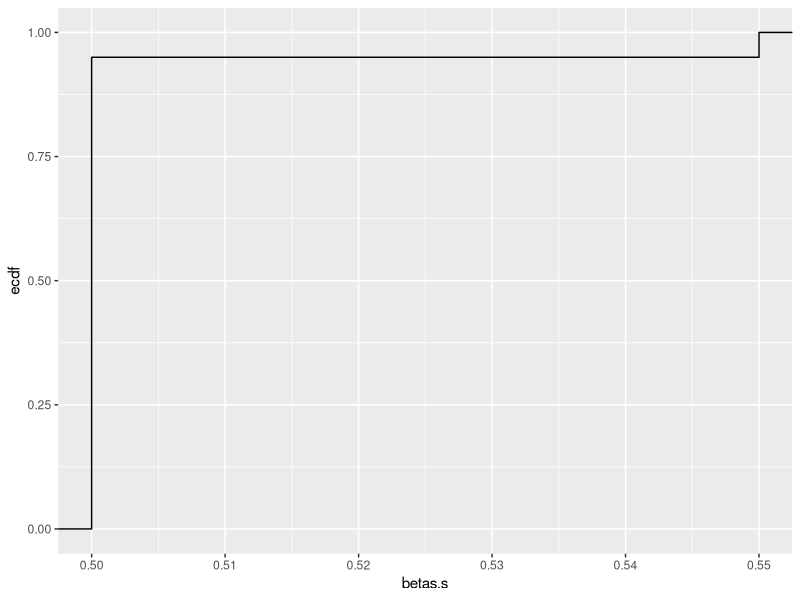
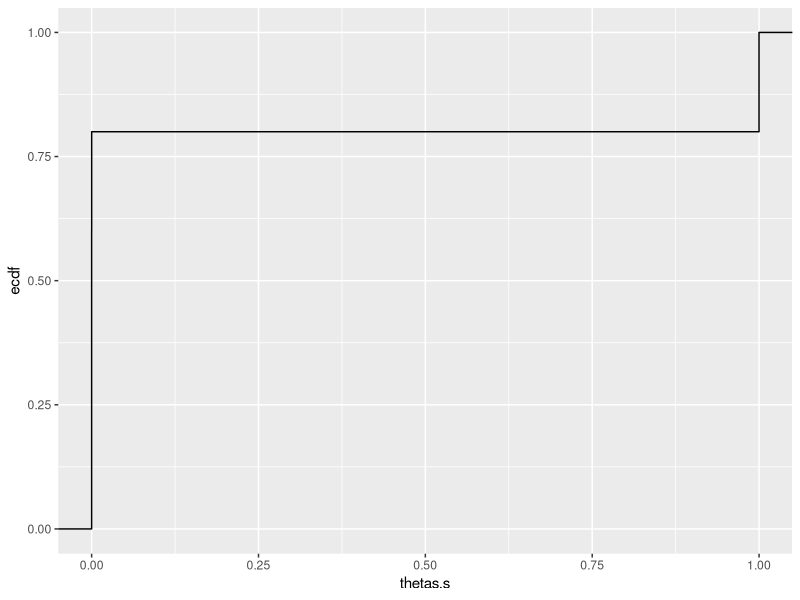
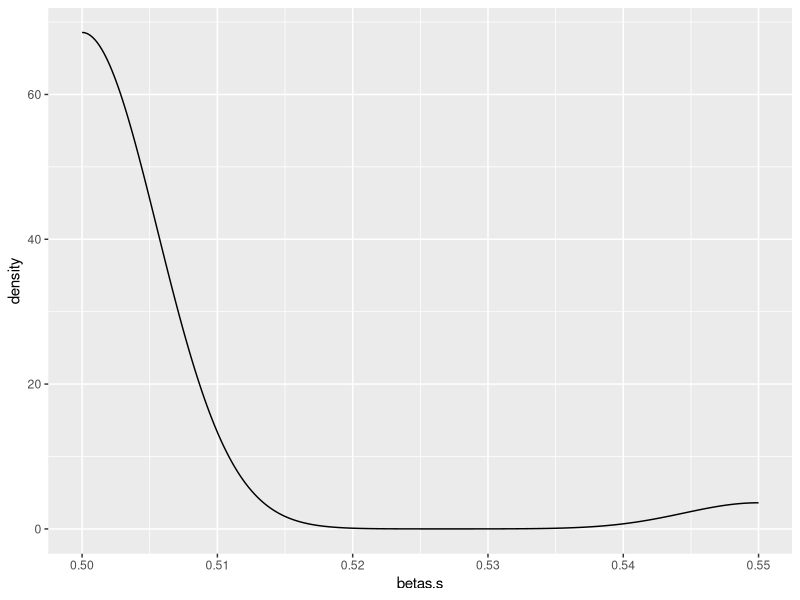
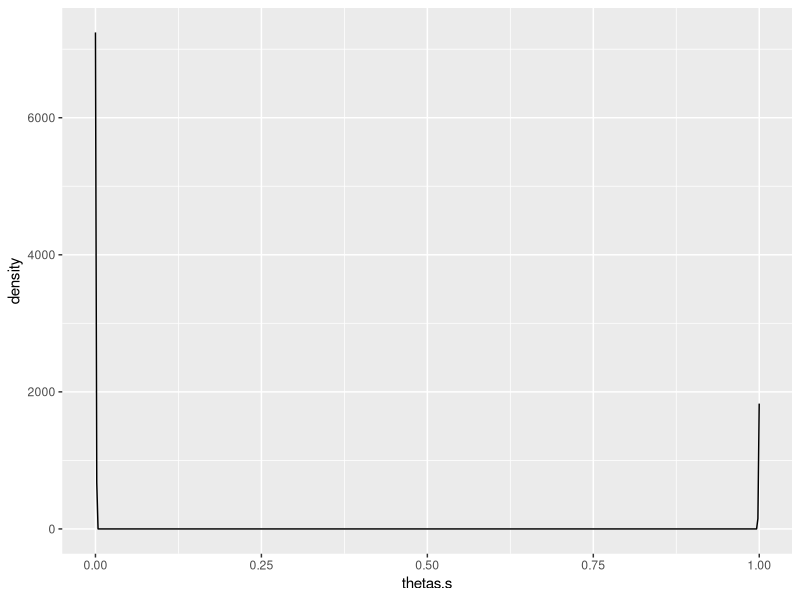

R code for these plots, in order:
library(ggplot2)
set.seed(62)

#DATA SIMULATION
rasch.modelling <- function(persons, items) {
  n.items <- length(items)
  n.persons <- length(persons)
  fsmat <- outer(persons, items, "-")
  psolve <- exp(fsmat)/(1 + exp(fsmat))
  R <- (matrix(runif(n.items*n.persons),n.persons,n.items) < psolve)*1
  R
}

npersons <- 100
nitems <- 20
ndiscrete <- 5 
discrete.space <- c(1,2,3,4,5) 

sampleDist = function(n) { 
  sample(x = discrete.space, n, replace = T, prob = c(0.1, 0.2, 0.3, 0.2, 0.3)) 
} 

persons <- sampleDist(npersons)
items <- rnorm(nitems)
rmdata <- rasch.modelling(persons, items)
Y <- t(rmdata)


#APPROXIMATIONS
thetas.s <- rep(1/ndiscrete, ndiscrete) 
betas.s <- rep(0.5, nitems) 

#UITLS
probability <- function(beta, theta) {
  return(1 / (1 + exp(theta - beta)))
}

log.likelihood <- function(x) { # equation 16
  P <- outer(x, discrete.space, probability)
  bet <- rep(0, nitems) 
  for (j in (1:nitems)) {
    bet.k <- rep(0, ndiscrete) 
    for (k in (1:ndiscrete)) {
      bet.k <- r[j,k]*log(P)[j,k] + (n[k] - r[j,k])*log(1 - P)[j,k]
    }
    bet[j] <- sum(bet.k)
  }
  res <- sum(bet)
  return(res)
}
eps <- 10^-6

#P -- matrix w/ probabilities JxK (nitems x ndisrete)
#Y -- response matrix JxN  (nitems x npersons)
#pi_s -- vector of length K (ndiscrete)
#r_s -- matrix JxK (nitems x ndisrete)

old.likelihood <- 1
new.likelihood <- 0
iter_count <- 0
# E STEP  
while (abs(old.likelihood - new.likelihood) > eps) {
  iter_count <- iter_count + 1
  P <- outer(betas.s, discrete.space, probability)
  # сворачиваем по j
  prod_j <- exp(colSums(log(P)[, rep(1:ndiscrete, npersons)] * Y[, rep(1:npersons, each = ndiscrete)] + log(1 - P)[, rep(1:ndiscrete, npersons)] * (1 - Y)[, rep(1:npersons, each = ndiscrete)]))
  # получили матрицу
  dim(prod_j) <- c(ndiscrete, npersons)
  # домножили на пи
  prod_j_pi <- prod_j * thetas.s
  # свернули по k -- нормировали вдоль столбцов на сумму по столбцам
  prod_j_pi_k <- t(t(prod_j_pi)/rowSums(t(prod_j_pi)))
  # свернули по N
  n <- rowSums(prod_j_pi_k) #equation 13
  r <- rowSums(prod_j_pi_k[rep(1:ndiscrete, nitems), ] * Y[rep(1:nitems, each = ndiscrete), ])
  r <- matrix(r,nrow = nitems, ncol = ndiscrete, byrow = TRUE) #equation 14
  
  # M STEP
  thetas.s <- n/npersons
  opt <- optim(betas.s, 
               log.likelihood, 
               NULL, 
               method = "Nelder-Mead", 
               control = c(maxit = 100, reltol = 1e-8, alpha = 1.0, beta = 0.5, gamma = 2.0, fnscale = -1))
  betas.s <- opt$par
  old.likelihood <- new.likelihood
  new.likelihood <- opt$value
  # if (iter_count %% 10 == 0) {
    print("iteration")
    print(iter_count)
    print(betas.s)
    print(thetas.s)
    print(new.likelihood)
  #}
}
ggplot(as.data.frame(betas.s), aes(betas.s)) + stat_ecdf(geom = "step")
ggplot(as.data.frame(thetas.s), aes(thetas.s)) + stat_ecdf(geom = "step")
ggplot(as.data.frame(betas.s), aes(betas.s)) + geom_density()
ggplot(as.data.frame(thetas.s), aes(thetas.s)) + geom_density()
